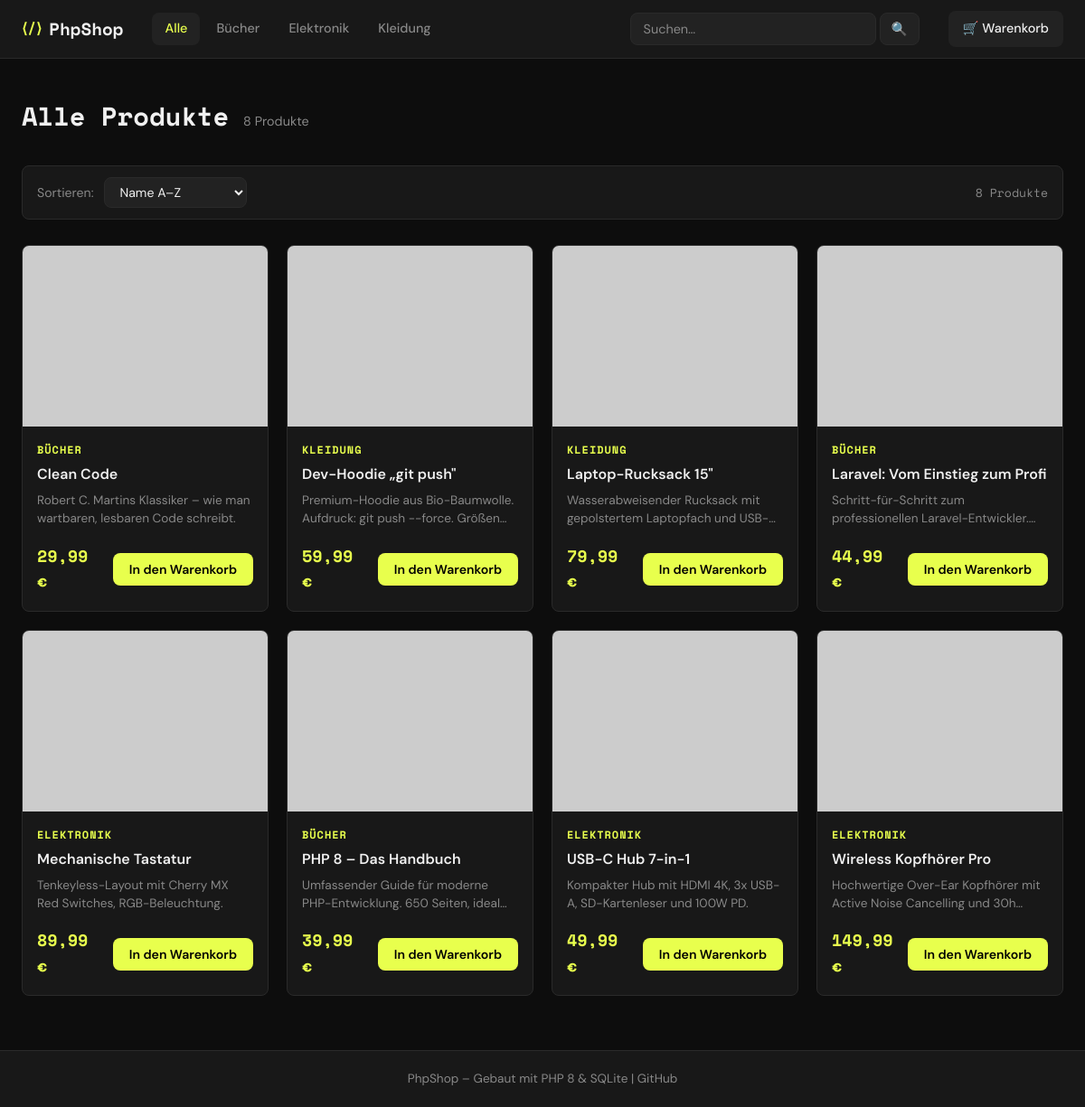
The page / on the database its author committed.
### tables this page shows
CREATE TABLE categories (
    id INTEGER PRIMARY KEY AUTOINCREMENT,
    name TEXT NOT NULL,
    slug TEXT NOT NULL UNIQUE
);

CREATE TABLE products (
    id INTEGER PRIMARY KEY AUTOINCREMENT,
    category_id INTEGER,
    name TEXT NOT NULL,
    description TEXT,
    price REAL NOT NULL,
    stock INTEGER DEFAULT 0,
    image_url TEXT,
    created_at DATETIME DEFAULT CURRENT_TIMESTAMP,
    FOREIGN KEY (category_id) REFERENCES categories(id)
);

### includes/bootstrap.php (called while the page is built, shortened)
<?php
function formatPrice(float $price): string {
    return number_format($price, 2, ',', '.') . ' €';
}
function h(string $string): string {
    return htmlspecialchars($string, ENT_QUOTES, 'UTF-8');
}

### index.php (the view, shortened to what this page needs)
<?php
require_once 'includes/bootstrap.php';
$selectedSlug = $_GET['kategorie'] ?? null;
$sortOptions = [
    'name_asc'   => ['p.name ASC',   'Name A–Z'],
    'name_desc'  => ['p.name DESC',  'Name Z–A'],
    'price_asc'  => ['p.price ASC',  'Preis aufsteigend'],
    'price_desc' => ['p.price DESC', 'Preis absteigend'],
];
$selectedSort = $_GET['sort'] ?? 'name_asc';
$orderBy = $sortOptions[$selectedSort][0];
$db = getDB();
$categories = $db->query('SELECT * FROM categories ORDER BY name')->fetchAll();
if ($selectedSlug) {
    $stmt = $db->prepare("
        SELECT p.*, c.name AS category_name
        FROM products p
        JOIN categories c ON p.category_id = c.id
        WHERE c.slug = ?
        ORDER BY $orderBy
    ");
    $stmt->execute([$selectedSlug]);
} else {
    $stmt = $db->query("
        SELECT p.*, c.name AS category_name
        FROM products p
        JOIN categories c ON p.category_id = c.id
        ORDER BY $orderBy
    ");
}
$products = $stmt->fetchAll();
?>
<!DOCTYPE html>
<html lang="de">
<head>
    <link rel="stylesheet" href="assets/css/style.css">
</head>
<body>
<header class="site-header">
    <div class="container header-inner">
        <a href="index.php" class="logo">
            <span class="logo-icon">⟨/⟩</span>
            PhpShop
        </a>
        <nav class="main-nav">
            <a href="index.php" class="<?= !$selectedSlug ? 'active' : '' ?>">Alle</a>
            <?php foreach ($categories as $cat): ?>
                <a href="index.php?kategorie=<?= h($cat['slug']) ?>"
                   class="<?= $selectedSlug === $cat['slug'] ? 'active' : '' ?>">
                    <?= h($cat['name']) ?>
                </a>
            <?php endforeach; ?>
        </nav>
        <form action="search.php" method="GET" class="search-form">
            <input type="search" name="q" placeholder="Suchen…" class="search-input">
            <button type="submit" class="search-btn">🔍</button>
        </form>
        <a href="cart.php" class="cart-btn">
            🛒 Warenkorb
        </a>
    </div>
</header>
<main class="container">
    <div class="page-title">
        <h1><?= $selectedSlug ? h(ucfirst($selectedSlug)) : 'Alle Produkte' ?></h1>
        <p><?= count($products) ?> Produkte</p>
    </div>
    <div class="sort-bar">
        <label for="sort">Sortieren:</label>
        <form method="GET" action="index.php" id="sort-form">
            <select name="sort" id="sort" class="sort-select" onchange="document.getElementById('sort-form').submit()">
                <?php foreach ($sortOptions as $key => [$sql, $label]): ?>
                <option value="<?= $key ?>" <?= $selectedSort === $key ? 'selected' : '' ?>>
                    <?= $label ?>
                </option>
                <?php endforeach; ?>
            </select>
        </form>
        <span class="sort-count"><?= count($products) ?> Produkte</span>
    </div>
    <div class="product-grid">
        <?php foreach ($products as $product): ?>
        <div class="product-card">
            <a href="product.php?id=<?= $product['id'] ?>" class="product-img-link">
                <img src="<?= h($product['image_url']) ?>"
                     alt="<?= h($product['name']) ?>"
                     class="product-img">
            </a>
            <div class="product-info">
                <span class="product-category"><?= h($product['category_name']) ?></span>
                <h2 class="product-name">
                    <a href="product.php?id=<?= $product['id'] ?>"><?= h($product['name']) ?></a>
                </h2>
                <p class="product-desc"><?= h($product['description']) ?></p>
                <div class="product-footer">
                    <span class="product-price"><?= formatPrice($product['price']) ?></span>
                    <?php if ($product['stock'] > 0): ?>
                        <form method="POST" action="index.php">
                            <button type="submit" class="btn btn-primary">In den Warenkorb</button>
                        </form>
                    <?php else: ?>
                        <span class="out-of-stock">Nicht vorrätig</span>
                    <?php endif; ?>
                </div>
            </div>
        </div>
        <?php endforeach; ?>
    </div>
</main>
<footer class="site-footer">
    <div class="container">
        <p>PhpShop – Gebaut mit PHP 8 & SQLite |
           <a href="https://github.com" target="_blank">GitHub</a>
        </p>
    </div>
</footer>
</body>
</html>

### rows shown on the page
categories: name "Bücher"
categories: name "Elektronik"
categories: name "Kleidung"
products: category.name "BÜCHER", name "Clean Code", description "Robert C. Martins Klassiker – wie man wartbaren, lesbaren Code schreibt.", price "29,99 €"
products: category.name "KLEIDUNG", name "Dev-Hoodie „git push\"", description "Premium-Hoodie aus Bio-Baumwolle. Aufdruck: git push --force.…", price "59,99 €"
products: category.name "KLEIDUNG", name "Laptop-Rucksack 15\"", description "Wasserabweisender Rucksack mit gepolstertem Laptopfach…", price "79,99 €"
products: category.name "BÜCHER", name "Laravel: Vom Einstieg zum Profi", description "Schritt-für-Schritt zum professionellen…", price "44,99 €"
products: category.name "ELEKTRONIK", name "Mechanische Tastatur", description "Tenkeyless-Layout mit Cherry MX Red Switches, RGB-Beleuchtung.", price "89,99 €"
products: category.name "BÜCHER", name "PHP 8 – Das Handbuch", description "Umfassender Guide für moderne PHP-Entwicklung. 650 Seiten,…", price "39,99 €"
products: category.name "ELEKTRONIK", name "USB-C Hub 7-in-1", description "Kompakter Hub mit HDMI 4K, 3x USB-A, SD-Kartenleser und 100W PD.", price "49,99 €"
products: category.name "ELEKTRONIK", name "Wireless Kopfhörer Pro", description "Hochwertige Over-Ear Kopfhörer mit Active Noise Cancelling und…", price "149,99 €"

### other values the page prints
count($products) "8"
form field sort "Name A–Z"
